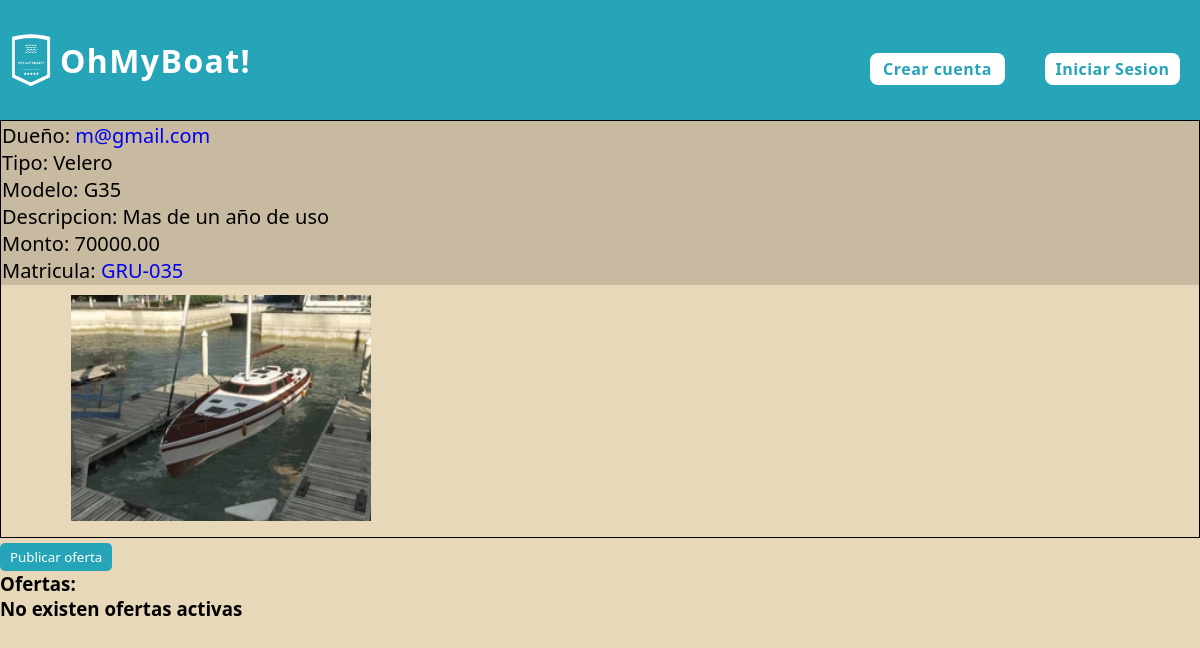
Before: /ver_detalle_publicacion/24/ with the older database file.
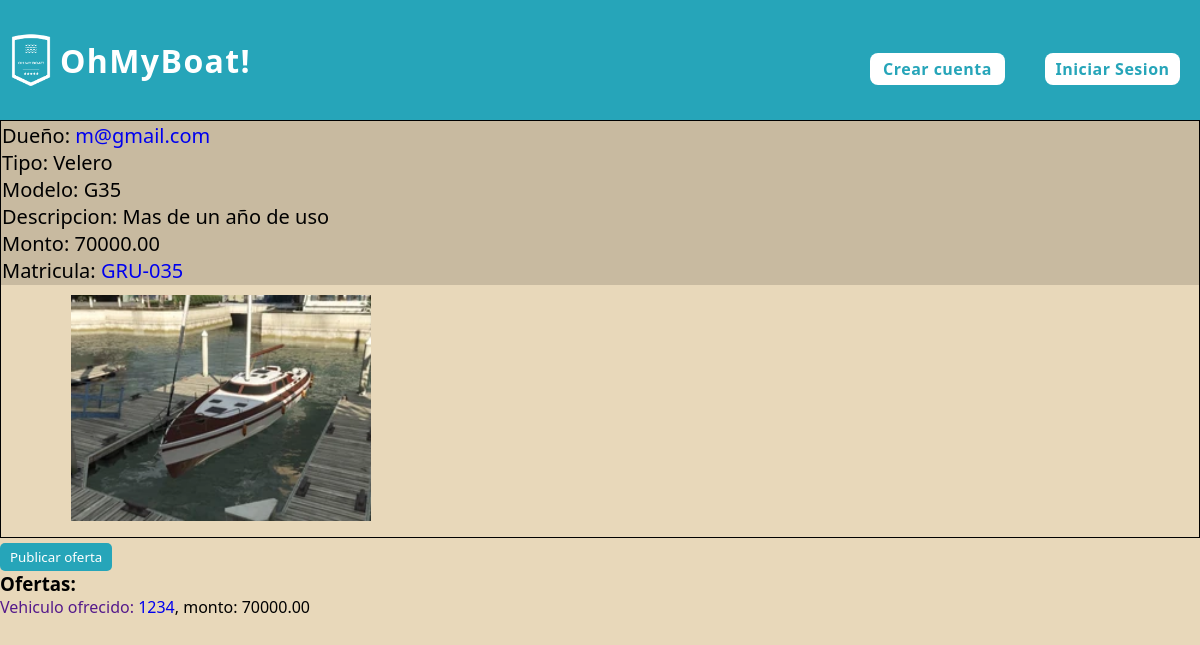
After: the same page with the newer database file.
### publicaciones/models.py (models this page shows)
class Publicacion(models.Model):
    monto = models.DecimalField(max_digits=15, decimal_places=2, default=0)
    autor = models.ForeignKey(Usuario, on_delete=models.SET_NULL, null=True)
    embarcacion = models.OneToOneField(Embarcacion, on_delete=models.SET_NULL, null=True)
    descripcion = models.CharField(max_length=250)
    oculta = models.BooleanField(default=False)

### usuarios/models.py (models this page shows, shortened)
class Usuario(AbstractBaseUser, PermissionsMixin):
    nombre = models.CharField(max_length=50)
    apellido = models.CharField(max_length=50)
    fecha_nacimiento = models.DateField()
    telefono = models.CharField(max_length=13)
    mail = models.EmailField(max_length=50, unique=True)
    password = models.CharField(max_length=128)
    is_staff= models.BooleanField(default=False)
    is_blocked= models.BooleanField(default=False)
    USERNAME_FIELD = 'mail'
    REQUIRED_FIELDS = ['nombre', 'apellido', 'fecha_nacimiento', 'telefono']

### embarcaciones/models.py (models this page shows)
class Embarcacion(models.Model):
    matricula = models.CharField(max_length=100, unique=True)
    modelo = models.CharField(max_length=100)
    tipo = models.ForeignKey(TipoEmbarcacion, on_delete=models.SET_NULL, null=True)
    m_eslora = models.DecimalField(max_digits=5, decimal_places=2)
    m_manga = models.DecimalField(max_digits=5, decimal_places=2)
    m_calado = models.DecimalField(max_digits=5, decimal_places=2)
    motor = models.BooleanField(default=False)
    deuda = models.DecimalField(max_digits=10, decimal_places=2, default=0)
    sede = models.ForeignKey(Sede, on_delete=models.SET_NULL, null=True)
    dueño = models.ForeignKey(Usuario, on_delete=models.CASCADE)

class TipoEmbarcacion(models.Model):
    clase= models.CharField(max_length=50, unique=True)

class ImagenEmbarcacion(models.Model):
    nombre_especifico= models.CharField(max_length=100)
    embarcacion= models.ForeignKey(Embarcacion, on_delete= models.CASCADE)

### ofertas/models.py (models this page shows)
class Oferta(models.Model):
    monto = models.DecimalField(max_digits=15, decimal_places=2, default=0)
    autor = models.ForeignKey(Usuario, on_delete=models.SET_NULL, null=True)
    vehiculo_ofertado = models.ForeignKey(Vehiculo, on_delete=models.SET_NULL, null=True)
    embarcacion_ofertada = models.ForeignKey(Embarcacion, on_delete=models.SET_NULL, null=True)
    publicacion= models.ForeignKey(Publicacion, on_delete=models.CASCADE)
    estado= models.CharField(max_length=50, default='Pendiente')
    oculta = models.BooleanField(default=False)

### vehiculos/models.py (models this page shows)
class Vehiculo(models.Model):
    patente = models.CharField(max_length=100, unique=True)
    marca = models.CharField(max_length=100)
    modelo = models.CharField(max_length=100)
    tipo = models.ForeignKey(TipoVehiculo, on_delete=models.SET_NULL, null=True)
    año_fabricacion = models.DecimalField(max_digits=4, decimal_places=0, default=2000)
    kilometraje = models.DecimalField(max_digits=10, decimal_places=0, default=0)
    dueño = models.ForeignKey(Usuario, on_delete=models.CASCADE)

### publicaciones/views.py (the view)
# urls.py: path('ver_detalle_publicacion/<int:id_publicacion>/', views.ver_detalle_publicacion, name= 'ver detalle publicacion'),
def ver_detalle_publicacion(request, id_publicacion):
    try:
        unaPublicacion = Publicacion.objects.get(id=id_publicacion)
        imagenes= ImagenEmbarcacion.objects.filter(embarcacion= unaPublicacion.embarcacion.id)
        ofertas= Oferta.objects.exclude(autor__is_blocked=True)
        ok = False
        acepto = False
        oferta_id = 0
        if request.method == 'POST':
            acepto = request.POST.get('acepto')
            oferta_id = request.POST.get('oferta_id')
            ok = True
        return render(request, 'post_detail.html', {'imagenes': imagenes,
                                                    'publicacion': unaPublicacion,
                                                    'ofertas': ofertas,
                                                    'ok': ok,
                                                    'acepto':acepto,
                                                    'oferta_id':oferta_id})
    except Embarcacion.DoesNotExist:
        return render(request, '404_not_found.html')

### publicaciones/templates/post_detail.html (shortened to what this page needs)
{% extends 'layouts/base.html' %}
{% load static %}
{% block style %}
    <link rel="stylesheet" type="text/css" href="{% static 'styles/post_detail.css' %}">
{% endblock %}
{% block listnav %}
    {% if request.user.is_authenticated %}
        <li class="modal"><a id="cerrar-sesion" class="normal"  href=""><i class="fa-solid fa-arrow-right-from-bracket"></i></a>
            <div id="mensaje-cerrar-sesion" class="mensaje" style="display: none;">
                <p>Estas seguro de cerrar la sesion?</p>
                <a href="{% url 'cerrar sesion' %}" class="buton2">Confirmar</a>
            </div>
        </li>
    {% else %}
        <li><a href="{% url 'crear cuenta' %}" class="buton">Crear cuenta</a></li>
        <li><a href="{% url 'iniciar sesion' %}" class="buton">Iniciar Sesion</a></li>
    {% endif %}
{% endblock %}
{% block content %}
<section>
    <div>
        <div class="box">
            <div class="info-container">
                <div>
                    <p>Dueño: <a href="{% url 'ver perfil' publicacion.autor.id %}">{{publicacion.autor.mail}}</a></p>
                </div>
                <div>
                    <p>Tipo: {{publicacion.embarcacion.tipo.clase}}</p>
                </div>
                <div>
                    <p>Modelo: {{publicacion.embarcacion.modelo}}</p>
                </div>
                <div>
                    <p>Descripcion: {{publicacion.descripcion}}</p>
                </div>
                <div>
                    <p>Monto: {{publicacion.monto}}</p>
                </div>
                <div>
                    <p>Matricula: <a href="{% url 'ver detalle embarcacion' publicacion.embarcacion.id 0 %}">{{publicacion.embarcacion.matricula}}</a></p>
                </div>
            </div>
            <div class='imagenesDiv'>
                {% for imagen in imagenes %}
                    {% with 'imagenes_embarcaciones/'|add:imagen.nombre_especifico as ruta_imagen %}
                    <div class='image-container'>
                        <div class="p1">
                            <img src="{% static ruta_imagen %}" style="width:100%">
                        </div>
                    </div>
                    {% endwith %}
                {% endfor %}
            </div>
        </div>
    </div>
</section>
<div>
    {% if not request.user.mail == publicacion.autor.mail %}
        <form action="{% url 'publicar oferta' publicacion.id %}" method="post">
            <button type="submit" class="btn-post-offer">Publicar oferta</button>
        </form>
    {% endif %}
</div>
<div>
    <h3>Ofertas:</h3>
</div>
<div>
    {% if ofertas %}
        {% for oferta in ofertas %}
            <div>
            {% if oferta.vehiculo_ofertado %}
                    <a href="">Vehiculo ofrecido: <a href="{% url 'ver detalle vehiculo' oferta.vehiculo_ofertado.id 0 %}">{{oferta.vehiculo_ofertado.patente}}</a>, monto: {{oferta.monto}}</a>
            {% else %}
                    <a href="">Embarcacion ofrecida: <a href="{% url 'ver detalle embarcacion' oferta.embarcacion_ofertada.matricula 0 %}">{{oferta.embarcacion_ofertada.matricula}}</a>, monto: {{oferta.monto}}</a>
            {% endif %}
            </div>
        {% endfor %}
    {% else %}
        <div>
            <h3>No existen ofertas activas</h3>
        </div>
    {% endif %}
</div>
{% endblock %}

### inicio/templates/layouts/base.html (shortened to what this page needs)
{% load static %}
<!DOCTYPE html>
<html lang="en">
<head>
    {% block style %}
    {% endblock %}
    <link rel="stylesheet" href="{% static 'styles/header.css' %}">
    <link rel="stylesheet" href="{% static 'styles/aside.css' %}">
    <link rel="stylesheet" type="text/css" href="{% static 'styles/index_main.css' %}">
    <link rel="stylesheet" href="https://cdnjs.cloudflare.com/ajax/libs/font-awesome/6.5.2/css/all.min.css" />
</head>
<body>
    <header>
       <div>
        <a href="{% url 'home' %}">
            <div class="logo">
                <h1>OhMyBoat!</h1>
            </div>
        </a>
        <nav>
            <ul>
                {% block listnav %}
                {% endblock %}
            </ul>
        </nav>
       </div>
    </header>
    {% block content %}
    {% endblock %}
</body>
</html>

### publicaciones/static/styles/post_detail.css (style rules this page uses)
:root { --sand: #c8baa0; --gray-sand: #c4c4be; --aqua-light: #a9cecf; --aquamarine: #26a5b9; --cyan: #6785b4; }
body { overflow: hidden; }
.box { display: inline-block; overflow-x: auto; width: 100%; position: relative; align-items: center; justify-content: center; font-family: Arial, Helvetica, sans-serif; font: bold; font-size: 20px; border: 1px solid black; }
.imagenesDiv { width: 100%; padding: 10px 20px; align-items: center; }
.imagenesDiv .image-container { display: inline-flex; margin-right: 0px; object-fit: contain; }
.imagenesDiv .image-container:last-child { margin-right: 0; }
.imagenesDiv .image-container .p1 { display: inline-block; width: max-content; align-items: left; }
.imagenesDiv .image-container .p1 img { margin-left: 50px; }
.box .info-container { position:relative; display:inline-block; width: 100%; background: var(--sand); border: 1px solid var(--sand); font: bold; }
.info-container p { margin-right: 50px; align-items: center; }
.p1 { flex: 0 0 auto; scroll-snap-align: start; width: 70%; }
.p1 img { width: 50%; max-height: 575px; height: absolute; }
.btn-post-offer { background-color: #26a5b9; color: white; border: none; border-radius: 5px; padding: 5px 10px; }

### inicio/static/styles/header.css (style rules this page uses)
* { margin: 0; padding: 0; box-sizing: border-box; font-family: 'Segoe UI', Tahoma, Geneva, Verdana, sans-serif; }
header { background-color: #26a5b9; position: fixed; top: 0; left: 0; width: 100%; z-index: 2; }
header > div { max-width: 1360px; margin: auto; display: flex; justify-content: space-between; align-items: center; height: 120px; }
.logo > h1 { color: #fff; position: relative; text-align: center; letter-spacing: 1.4px; }
.logo { margin-left: 60px; }
.logo > h1::before { content: ''; background-image: url('../images/Oh_My_Boat_logo_2.jpg'); position: absolute; background-size: 50px; background-position: center; background-repeat: no-repeat; width: 70px; height: 70px; top: 50%; left: -15%; transform: translate(-50%, -50%); }
ul { display: flex; list-style: none; align-items: center; }
li { margin: 20px; }
a { text-decoration: none; }
nav { display: flex; align-items: center; margin-top: 17px; }
.buton { width: 135px; height: 4vh; border: none; background-color: #ffffff; border-radius: 8px; display: flex; justify-content: center; text-decoration: none; align-items: center; cursor: pointer; letter-spacing: 0.03em; font-weight: 600; font-style: normal; font-size: 1rem; color: #26a5b9; transition: all 0.10s; -webkit-box-shadow: 0px 0px 4px 1px rgba(255,255,255,0); -moz-box-shadow: 0px 0px 4px 1px rgba(255,255,255,0); box-shadow: 0px 0px 4px 1px rgba(255,255,255,0); }

### inicio/static/styles/index_main.css (style rules this page uses)
:root { --green: hsl(162, 45%, 56%); --lead: hsl(162, 2%, 56%); --blue: hsl(202, 89%, 71%); --text-white: hsl(0, 0%, 100%); --text-light-gray: hsl(0, 0%, 90%); --body-bg-color:hsl(200, 51%, 32%); --glass-bg-color: hsla(0, 0%, 100%, 0.05); --border-color: hsla(0, 0%, 100%, 0.25); --blur: blur(10px); --button-hover-color: hsla(0, 0%, 0%, 0.3); }
body { margin-top: 120px; background-color: #e8d8ba; }

Changed rows visible on the page:
added Oferta: vehiculo_ofertado.patente "1234", monto "70000.00"
Other visible differences:
text no longer shown: "No existen ofertas activas"
